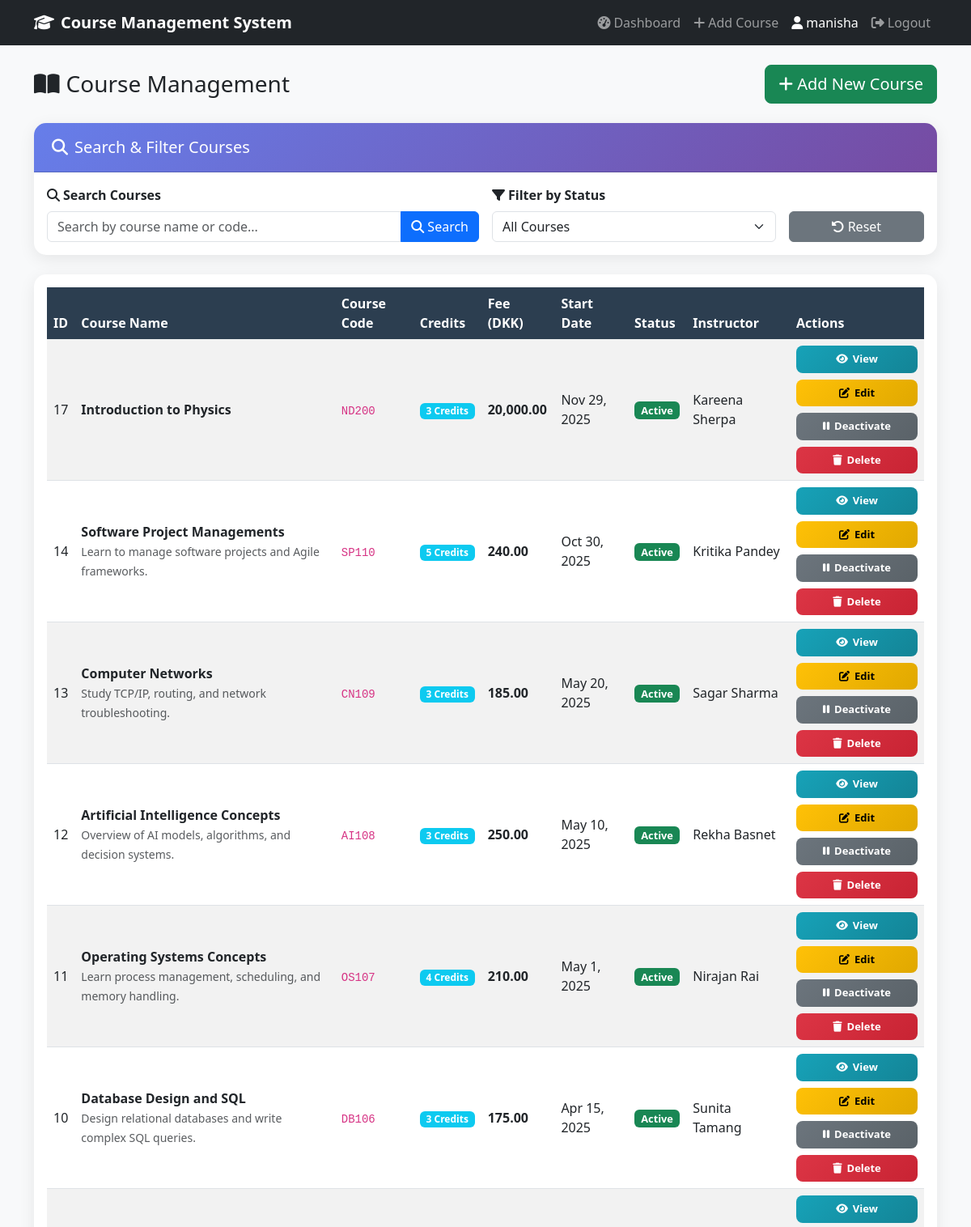
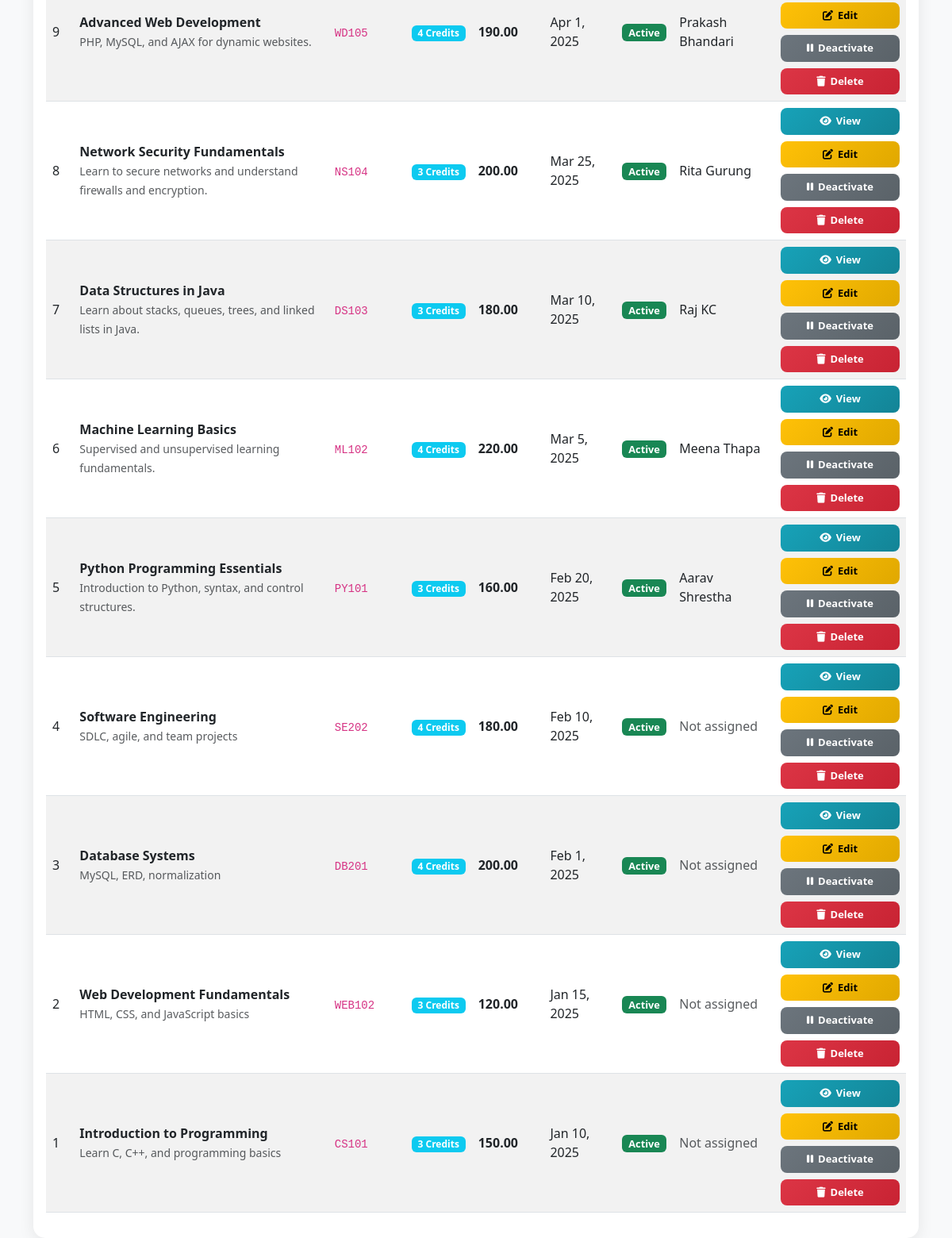
/user_registration_system/user_code/course_list.php (signed in), run on the app's committed database (2 pictures, top to bottom).
### tables this page shows
CREATE TABLE `course` (
  `CourseID` int(11) NOT NULL,
  `StaffID` int(11) DEFAULT NULL,
  `CourseName` varchar(100) NOT NULL,
  `CourseCode` varchar(20) NOT NULL,
  `Description` text DEFAULT NULL,
  `Credits` int(11) NOT NULL,
  `Fee` decimal(10,2) DEFAULT 0.00,
  `IsActive` tinyint(1) DEFAULT 1,
  `StartDate` date DEFAULT NULL
);

### user_registration_system/includes/course_model.php (called while the page is built, shortened)
<?php
function getCourses($filters = [], $limit = 20, $offset = 0) {
    $pdo = getDB();
    $sql = "
        SELECT
            c.*,
            CONCAT(s.FirstName, ' ', s.LastName) AS StaffName
        FROM Course c
        LEFT JOIN Staff s ON c.StaffID = s.StaffID
        WHERE 1 = 1
    ";
    $params = [];
    $sql .= " ORDER BY c.CourseID DESC LIMIT :limit OFFSET :offset";
    $stmt = $pdo->prepare($sql);
    $stmt->bindValue(':limit', (int)$limit, PDO::PARAM_INT);
    $stmt->bindValue(':offset', (int)$offset, PDO::PARAM_INT);
    $stmt->execute();
    return $stmt->fetchAll(PDO::FETCH_ASSOC);
}
?>

### user_registration_system/user_code/course_list.php (the view, shortened to what this page needs)
<?php
require_once '../includes/course_model.php';
$search        = trim($_GET['search'] ?? '');
$statusFilter  = $_GET['status'] ?? 'all';
$page          = isset($_GET['page']) ? (int)$_GET['page'] : 1;
$page          = max(1, $page);
$limit         = 20;
$offset        = ($page - 1) * $limit;
$filters = [
    'search' => $search,
    'status' => ''
];
$courses = getCourses($filters, $limit, $offset);
?>
<!DOCTYPE html>
<html lang="en">
<head>
    <link href="https://cdn.jsdelivr.net/npm/bootstrap@5.3.0/dist/css/bootstrap.min.css" rel="stylesheet">
    <link rel="stylesheet" href="https://cdnjs.cloudflare.com/ajax/libs/font-awesome/6.4.0/css/all.min.css">
</head>
<body>
<nav class="navbar navbar-expand-lg navbar-dark bg-dark">
    <div class="container">
        <a class="navbar-brand" href="dashboard.php">
            <i class="fas fa-graduation-cap me-2"></i>Course Management System
        </a>
        <div class="navbar-nav ms-auto">
            <a class="nav-link" href="dashboard.php">
                <i class="fas fa-tachometer-alt me-1"></i>Dashboard
            </a>
            <a class="nav-link" href="course_create.php">
                <i class="fas fa-plus me-1"></i>Add Course
            </a>
            <?php if (!empty($_SESSION['username'])): ?>
                <span class="navbar-text text-white mx-2">
                    <i class="fas fa-user me-1"></i><?= htmlspecialchars($_SESSION['username']) ?>
                </span>
            <?php endif; ?>
            <a class="nav-link" href="../logout.php">
                <i class="fas fa-sign-out-alt me-1"></i>Logout
            </a>
        </div>
    </div>
</nav>
<div class="container mt-4">
    <div class="d-flex justify-content-between align-items-center mb-4">
        <h1 class="h3 mb-0">
            <i class="fas fa-book-open me-2"></i>Course Management
        </h1>
        <a href="course_create.php" class="btn btn-success btn-lg">
            <i class="fas fa-plus"></i> Add New Course
        </a>
    </div>
    <div class="card mb-4">
        <div class="card-header">
            <h5 class="mb-0">
                <i class="fas fa-search me-2"></i>Search &amp; Filter Courses
            </h5>
        </div>
        <div class="card-body">
            <form method="GET" class="row g-3">
                <div class="col-md-6">
                    <label class="form-label fw-semibold">
                        <i class="fas fa-search me-1"></i>Search Courses
                    </label>
                    <div class="input-group">
                        <input type="text"
                               name="search"
                               class="form-control"
                               placeholder="Search by course name or code..."
                               value="<?= htmlspecialchars($search) ?>">
                        <button type="submit" class="btn btn-primary">
                            <i class="fas fa-search"></i> Search
                        </button>
                    </div>
                </div>
                <div class="col-md-4">
                    <label class="form-label fw-semibold">
                        <i class="fas fa-filter me-1"></i>Filter by Status
                    </label>
                    <select name="status" class="form-select" onchange="this.form.submit()">
                        <option value="all"     <?= $statusFilter === 'all' ? 'selected' : '' ?>>All Courses</option>
                    </select>
                </div>
                <div class="col-md-2">
                    <label class="form-label fw-semibold">&nbsp;</label>
                    <a href="course_list.php" class="btn btn-secondary w-100">
                        <i class="fas fa-rotate-left"></i> Reset
                    </a>
                </div>
            </form>
        </div>
    </div>
    <?php if (empty($courses)): ?>
        <div class="alert alert-info text-center">
            <h5><i class="fas fa-info-circle me-2"></i>No Courses Found</h5>
            <p class="mb-3">
                <?php if ($search !== '' || $statusFilter !== 'all'): ?>
                    Try changing your search or filters.
                <?php else: ?>
                    There are no courses in the system yet.
                <?php endif; ?>
            </p>
            <a href="course_create.php" class="btn btn-primary">
                <i class="fas fa-plus me-1"></i>Add First Course
            </a>
        </div>
    <?php else: ?>
        <div class="card">
            <div class="card-body">
                <div class="table-responsive">
                    <table class="table table-striped table-hover align-middle">
                        <thead>
                        <tr>
                            <th>ID</th>
                            <th>Course Name</th>
                            <th>Course Code</th>
                            <th>Credits</th>
                            <th>Fee (DKK)</th>
                            <th>Start Date</th>
                            <th>Status</th>
                            <th>Instructor</th>
                            <th>Actions</th>
                        </tr>
                        </thead>
                        <tbody>
                        <?php foreach ($courses as $c): ?>
                            <tr>
                                <td><?= (int)$c['CourseID']; ?></td>
                                <td>
                                    <strong><?= htmlspecialchars($c['CourseName']); ?></strong>
                                    <?php if (!empty($c['Description'])): ?>
                                        <br><small class="text-muted">
                                            <?= htmlspecialchars($c['Description']); ?>
                                        </small>
                                    <?php endif; ?>
                                </td>
                                <td><code><?= htmlspecialchars($c['CourseCode']); ?></code></td>
                                <td>
                                    <span class="badge bg-info">
                                        <?= (int)$c['Credits']; ?> Credits
                                    </span>
                                </td>
                                <td><strong><?= number_format((float)$c['Fee'], 2); ?></strong></td>
                                <td>
                                    <?php
                                    if (!empty($c['StartDate'])) {
                                        echo date('M j, Y', strtotime($c['StartDate']));
                                    } else {
                                        echo '—';
                                    }
                                    ?>
                                </td>
                                <td>
                                    <?php if (!empty($c['IsActive'])): ?>
                                        <span class="badge bg-success status-badge">Active</span>
                                    <?php else: ?>
                                        <span class="badge bg-secondary status-badge">Inactive</span>
                                    <?php endif; ?>
                                </td>
                                <td>
                                    <?php if (!empty($c['StaffName'])): ?>
                                        <?= htmlspecialchars($c['StaffName']); ?>
                                    <?php else: ?>
                                        <span class="text-muted">Not assigned</span>
                                    <?php endif; ?>
                                </td>
                                <td>
                                    <div class="action-buttons">
                                        <a href="course_view.php?id=<?= (int)$c['CourseID']; ?>"
                                           class="btn btn-view" title="View course">
                                            <i class="fas fa-eye"></i>
                                            <span class="text">View</span>
                                        </a>
                                        <a href="course_edit.php?id=<?= (int)$c['CourseID']; ?>"
                                           class="btn btn-edit" title="Edit course">
                                            <i class="fas fa-edit"></i>
                                            <span class="text">Edit</span>
                                        </a>
                                        <?php if (!empty($c['IsActive'])): ?>
                                            <a href="course_deactivate.php?id=<?= (int)$c['CourseID']; ?>"
                                               class="btn btn-deactivate"
                                               onclick="return confirm('Deactivate this course?');"
                                               title="Deactivate course">
                                                <i class="fas fa-pause"></i>
                                                <span class="text">Deactivate</span>
                                            </a>
                                        <?php endif; ?>
                                        <a href="course_delete.php?id=<?= (int)$c['CourseID']; ?>"
                                           class="btn btn-delete"
                                           onclick="return confirm('Are you sure you want to delete this course permanently?');"
                                           title="Delete course">
                                            <i class="fas fa-trash"></i>
                                            <span class="text">Delete</span>
                                        </a>
                                    </div>
                                </td>
                            </tr>
                        <?php endforeach; ?>
                        </tbody>
                    </table>
                </div>
            </div>
        </div>
    <?php endif; ?>
</div>
</body>
</html>

### user_registration_system/user_code/course_list.php (style rules this page uses)
body { background: #f8f9fa; font-family: "Segoe UI", system-ui, -apple-system, BlinkMacSystemFont, "Poppins", sans-serif; }
.navbar-brand { font-weight: 600; }
.card { border: none; border-radius: 15px; box-shadow: 0 5px 20px rgba(0,0,0,0.08); }
.card-header { background: linear-gradient(135deg, #667eea 0%, #764ba2 100%); color: #fff; border-radius: 15px 15px 0 0 !important; padding: 18px 22px; }
.table th { background: #2c3e50; color: #fff; border-bottom: 0; }
.status-badge { font-size: 0.8rem; }
.action-buttons { display: flex; flex-direction: column; gap: 8px; min-width: 150px; }
.action-buttons .btn { padding: 7px 11px; font-size: 13px; border-radius: 8px; border: none; font-weight: 600; display: flex; align-items: center; justify-content: center; gap: 6px; transition: all 0.25s ease; }
.btn-view { background: linear-gradient(135deg, #17a2b8, #138496); color: #fff; }
.btn-edit { background: linear-gradient(135deg, #ffc107, #e0a800); color: #000; }
.btn-deactivate { background: linear-gradient(135deg, #6c757d, #5a6268); color: #fff; }
.btn-delete { background: linear-gradient(135deg, #dc3545, #c82333); color: #fff; }

### data on the page
course: CourseID "17", CourseName "Introduction to Physics", CourseCode "ND200", Credits "3", Fee "20,000.00", StartDate "Nov 29, 2025", IsActive "Active", StaffName "Kareena Sherpa"
course: CourseID "14", CourseName "Software Project Managements", Description "Learn to manage software projects and Agile frameworks.", CourseCode "SP110", Credits "5", Fee "240.00", StartDate "Oct 30, 2025", IsActive "Active", StaffName "Kritika Pandey"
course: CourseID "13", CourseName "Computer Networks", Description "Study TCP/IP, routing, and network troubleshooting.", CourseCode "CN109", Credits "3", Fee "185.00", StartDate "May 20, 2025", IsActive "Active", StaffName "Sagar Sharma"
course: CourseID "12", CourseName "Artificial Intelligence Concepts", Description "Overview of AI models, algorithms, and decision systems.", CourseCode "AI108", Credits "3", Fee "250.00", StartDate "May 10, 2025", IsActive "Active", StaffName "Rekha Basnet"
course: CourseID "11", CourseName "Operating Systems Concepts", Description "Learn process management, scheduling, and memory handling.", CourseCode "OS107", Credits "4", Fee "210.00", StartDate "May 1, 2025", IsActive "Active", StaffName "Nirajan Rai"
course: CourseID "10", CourseName "Database Design and SQL", Description "Design relational databases and write complex SQL queries.", CourseCode "DB106", Credits "3", Fee "175.00", StartDate "Apr 15, 2025", IsActive "Active", StaffName "Sunita Tamang"
course: CourseID "9", CourseName "Advanced Web Development", Description "PHP, MySQL, and AJAX for dynamic websites.", CourseCode "WD105", Credits "4", Fee "190.00", StartDate "Apr 1, 2025", IsActive "Active", StaffName "Prakash Bhandari"
course: CourseID "8", CourseName "Network Security Fundamentals", Description "Learn to secure networks and understand firewalls and encryption.", CourseCode "NS104", Credits "3", Fee "200.00", StartDate "Mar 25, 2025", IsActive "Active", StaffName "Rita Gurung"
course: CourseID "7", CourseName "Data Structures in Java", Description "Learn about stacks, queues, trees, and linked lists in Java.", CourseCode "DS103", Credits "3", Fee "180.00", StartDate "Mar 10, 2025", IsActive "Active", StaffName "Raj KC"
course: CourseID "6", CourseName "Machine Learning Basics", Description "Supervised and unsupervised learning fundamentals.", CourseCode "ML102", Credits "4", Fee "220.00", StartDate "Mar 5, 2025", IsActive "Active", StaffName "Meena Thapa"
course: CourseID "5", CourseName "Python Programming Essentials", Description "Introduction to Python, syntax, and control structures.", CourseCode "PY101", Credits "3", Fee "160.00", StartDate "Feb 20, 2025", IsActive "Active", StaffName "Aarav Shrestha"
course: CourseID "4", CourseName "Software Engineering", Description "SDLC, agile, and team projects", CourseCode "SE202", Credits "4", Fee "180.00", StartDate "Feb 10, 2025", IsActive "Active", shows "Not assigned"
course: CourseID "3", CourseName "Database Systems", Description "MySQL, ERD, normalization", CourseCode "DB201", Credits "4", Fee "200.00", StartDate "Feb 1, 2025", IsActive "Active", shows "Not assigned"
course: CourseID "2", CourseName "Web Development Fundamentals", Description "HTML, CSS, and JavaScript basics", CourseCode "WEB102", Credits "3", Fee "120.00", StartDate "Jan 15, 2025", IsActive "Active", shows "Not assigned"
course: CourseID "1", CourseName "Introduction to Programming", Description "Learn C, C++, and programming basics", CourseCode "CS101", Credits "3", Fee "150.00", StartDate "Jan 10, 2025", IsActive "Active", shows "Not assigned"

### other printed values
$_SESSION['username'] "manisha"
